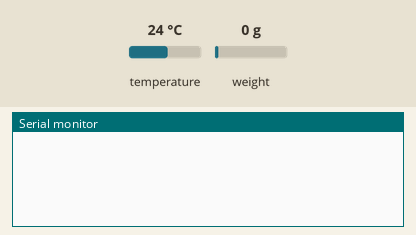
This sketch was run on a simulated Arduino Uno, built with avr-gcc and run on an emulated ATmega328P. On the bench: the last lines printed to the serial monitor. The inputs (shaded band) are chosen by the test bench; at power-on: temperature 24 °C, weight on the scale 0 g.

Above: at 2.7 s.
2.8 s: temperature set to 12 °C
At 4.5 s:
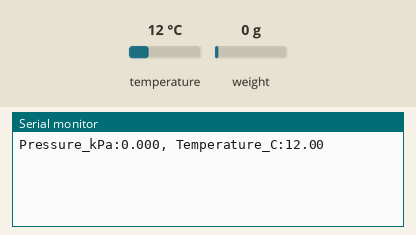
6.7 s: weight on the scale set to 100 g
At 8.6 s:
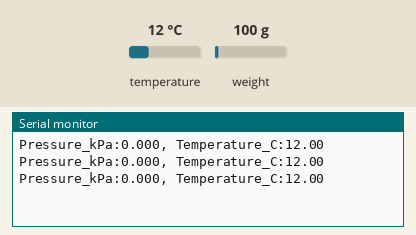
9.2 s: temperature set to 19 °C
At 10.0 s:
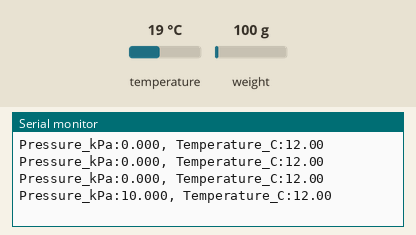
11.7 s: weight on the scale set to 1250 g
At 14.2 s:
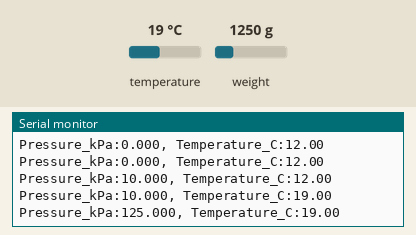
Timing chart, 0 to 15.2 s (numbered marks = the images above; inputs shaded):
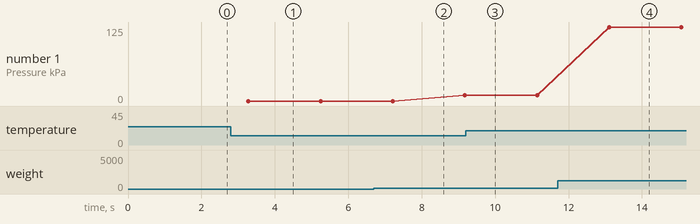

Measured:
- after the input at 2.8 s, the serial monitor: prints a new line after 0.48 s (image 1)
- after the input at 11.7 s, the serial monitor: prints a new line after 1.4 s (image 4)
- plotted number 1: 0 → 10 after the input at 6.7 s, 10 → 125 after the input at 11.7 s

The sketch:

F2_PressureTemp.ino
```cpp
#include <Wire.h>
#include "HX711.h"
#include <OneWire.h>
#include <DallasTemperature.h>

#define DOUT 2
#define CLK 3
#define TEMP_PIN 8

HX711 scale;

OneWire oneWire(TEMP_PIN);
DallasTemperature tempsensor(&oneWire);

void setup() {
  Serial.begin(9600);

  // Pressure sensor
  scale.begin(DOUT, CLK);
  scale.set_scale(2280.f);
  scale.tare();

  // Temperature sensor
  tempsensor.begin();

  // Optional: small delay to let everything settle
  delay(500);
}

void loop() {
  if (scale.is_ready()) {
    float pressure = scale.get_units(10) * 100.0;
    float pressure_kPa = pressure / 1000.0;

    // Read temperature
    tempsensor.requestTemperatures();
    float temperature = tempsensor.getTempCByIndex(0);

    // For Serial Plotter: send "Label:value" pairs, separated by comma, one line per time step
    Serial.print("Pressure_kPa:");
    Serial.print(pressure_kPa, 3);

    Serial.print(", Temperature_C:");
    if (temperature == -127.0) {
      // If sensor fails, send a fixed value so plotter doesn't break
      Serial.print(0.0, 2);
    } else {
      Serial.print(temperature, 2);
    }

    Serial.println();  // end of this time step
  }

  // Slow down a bit so plotter is readable
  delay(200);
}
```
